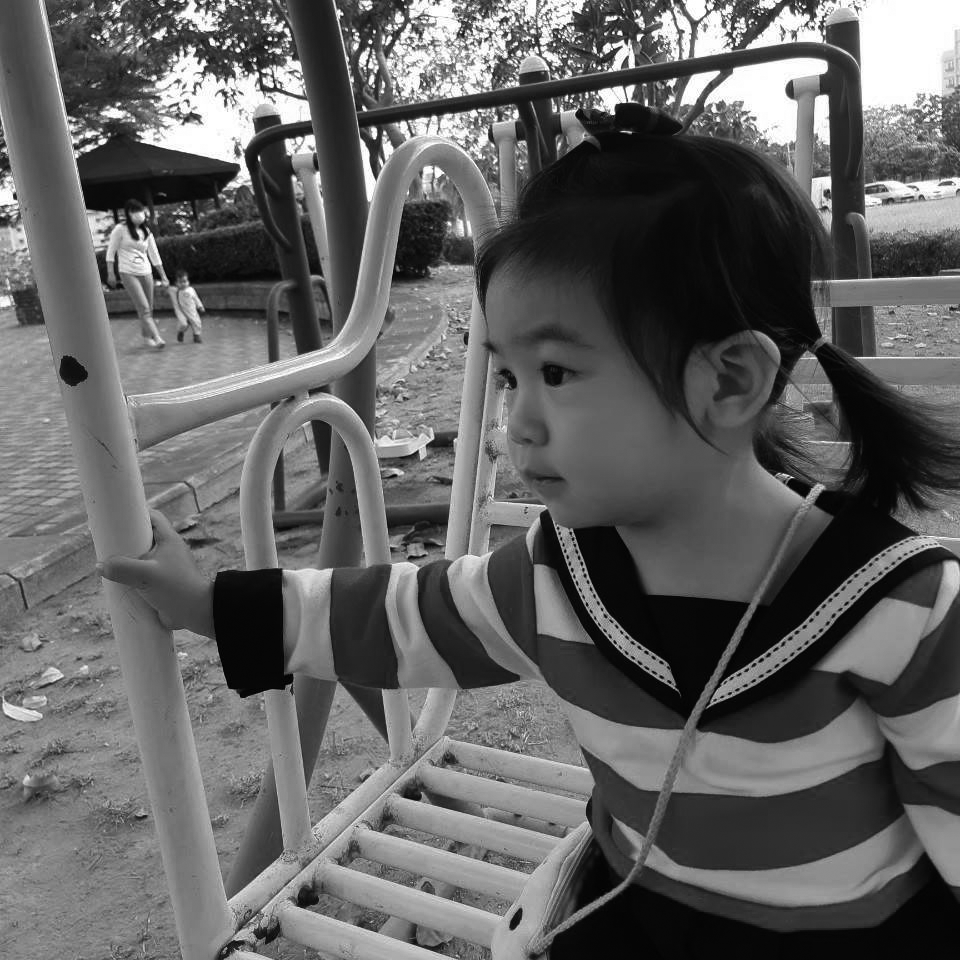
#> input picture Project5/Kid at playground.tif, 960 x 960 px
$ jupyter execute DIP.ipynb
#> lines starting #> are read from the running program, lines starting #| are printed output that depends on the picture
[cell 1]
import cv2 as cv
import matplotlib.pyplot as plt
from PIL import Image
import numpy as np
from google.colab.patches import cv2_imshow
from scipy import ndimage

[cell 2]
def save_picture(filename, source):
  image = Image.fromarray(np.uint8(source))
  image.save('./'+filename, dpi=(200, 200))

[cell 3]
#readfile and perform gaussian blur
img = cv.imread('Kid at playground.tif', cv.IMREAD_GRAYSCALE)
#> img is the input picture: shape (960, 960); min 0, max 255, mean 98.4
blur = cv.GaussianBlur(img, (29, 29), min(img.shape[0], img.shape[1] * 0.005))
cv2_imshow(img)
cv2_imshow(blur)
print(img.shape[1] * 0.005)
#| 4.8

[cell 4]
#Sobel gradient
gx = cv.Sobel(np.float32(blur), cv.CV_32F, 1, 0, 3)
gy = cv.Sobel(np.float32(blur), cv.CV_32F, 0, 1, 3)

G = cv.addWeighted(np.abs(gx), 0.5, np.abs(gy),0.5,0)
G = G / G.max() * 255

theta = np.rad2deg(np.arctan2(gy, gx))

cv2_imshow(G)
cv2_imshow((theta + 180) * 255 / 360)

save_picture('Gradient_Magnitude.png', G)
save_picture('Gradient_Angle.png', (theta + 180) * 255 / 360)

[cell 5]
#perform nonmaxima suppression

size = G.shape
#> size = (960, 960)
gN = np.zeros(size)
theta[theta < 0] += 180
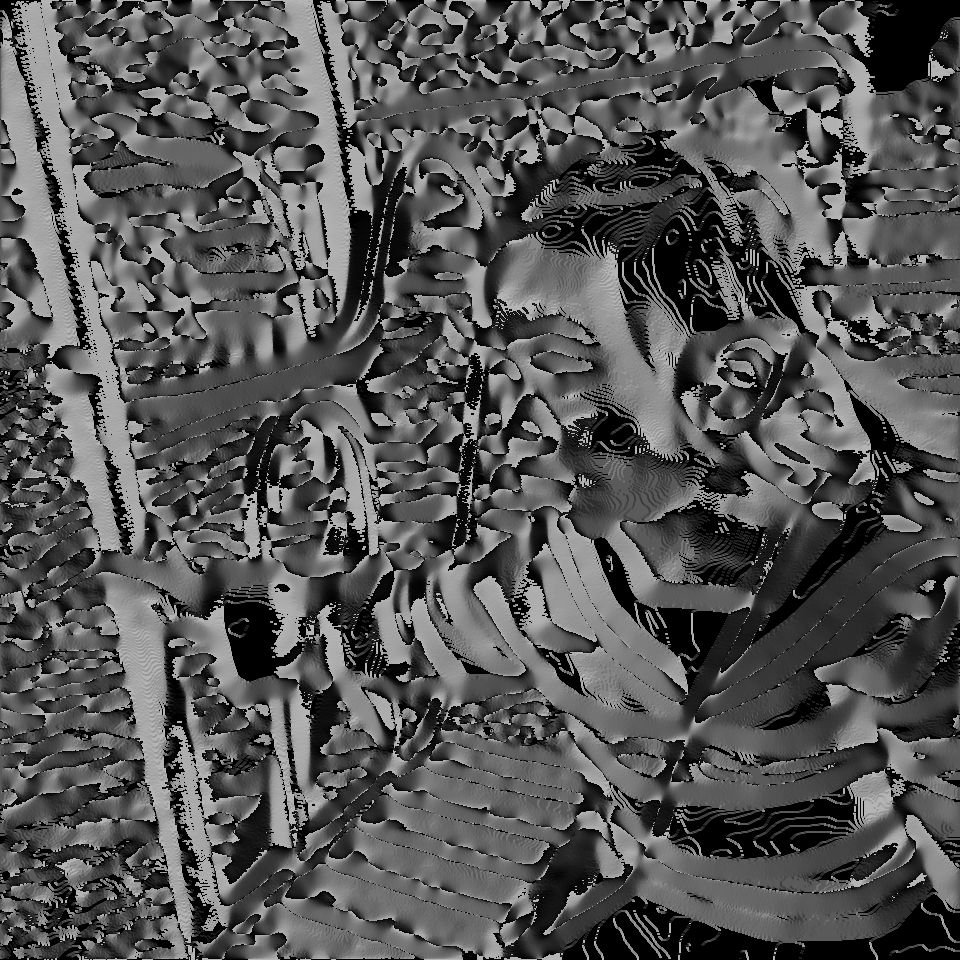
#> theta: shape (960, 960) float32; min 0, max 180, mean 85.4

for i in range(1, size[0] - 1):
    for j in range(1, size[1] - 1):

        # d1 : horizontal edge
        if (0 <= theta[i, j] < 22.5) or (157.5 <= theta[i, j] <= 180):
            temp = max(G[i, j - 1], G[i, j + 1])

        # d2 : -45 deg edge
        elif (22.5 <= theta[i, j] < 67.5):
            temp = max(G[i - 1, j - 1], G[i + 1, j + 1])

        # d3 :  vertical edge
        elif (67.5 <= theta[i, j] < 112.5):
            temp = max(G[i - 1, j], G[i + 1, j])

        # d4 : +45 deg edge
        else:
            temp = max(G[i + 1, j - 1], G[i - 1, j + 1])

        if G[i, j] >= temp:
            gN[i, j] = G[i, j]
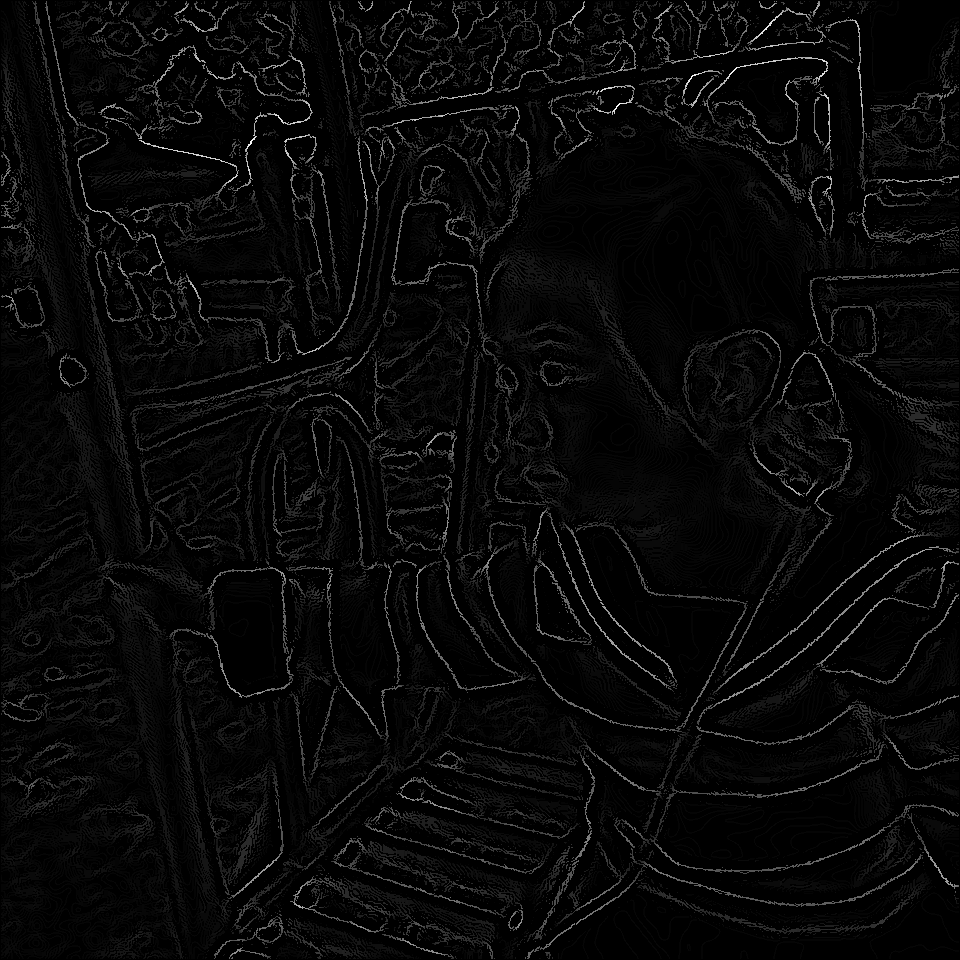
#> gN: shape (960, 960) float64; min 0, max 255, mean 8.6

gN = np.multiply(gN, 255.0 / gN.max())
cv2_imshow(gN)
save_picture('Non-MaximaSuppressedImage.png', gN)

[cell 6]
#get weak and strong
gN = gN / 255
size = gN.shape
gNL = np.zeros(size)
gNH = np.zeros(size)

TL = 0.04
TH = 0.1

strong_x, strong_y = np.where(gN >= TH)
weak_index = np.zeros(size)

for i in range(size[0]):
    for j in range(size[1]):
        if gN[i,j] >= TH:
            gNH[i,j] = gN[i,j]

        if (TL <= gN[i,j]) and (gN[i,j] < TH):
            gNL[i,j] = gN[i,j]
            weak_index[i, j] = 1
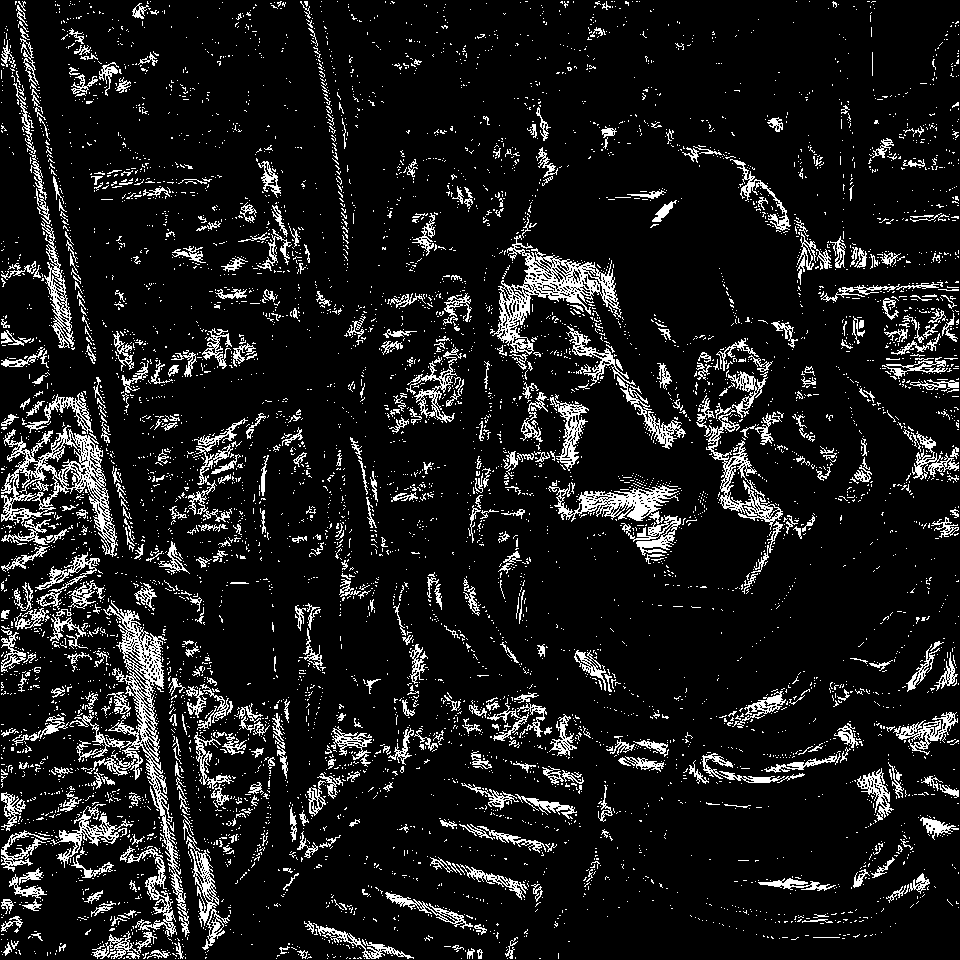
#> weak_index: shape (960, 960) float64; values 0 (black) and 1 (white), 10.4% white in thin lines or dots

gNL = np.multiply(gNL, 255.0 / gNL.max())
gNH = np.multiply(gNH, 255.0 / gNH.max())

cv2_imshow(gNL)
cv2_imshow(gNH)
save_picture('gNL.png', gNL)
save_picture('gNH.png', gNH)

[cell 7]
#perform hysterisis thresholding
size = gN.shape
e = np.zeros(size)

while(len(strong_x) and len(strong_y) > 0):
    a = strong_x[0]
    b = strong_y[0]
    strong_x = np.delete(strong_x, 0)
    strong_y = np.delete(strong_y, 0)
    e[a, b] = 1

    for i in range(-1,2):
        for j in range(-1, 2):
            if i == 0 and j == 0:
                continue
            else:
                new_a = a + i
                new_b = b + j
                if((new_a >= 0 & new_a < size[0] & new_b >= 0 & new_b < size[1]) and (weak_index[new_a, new_b] == 1)):
                    e[new_a, new_b] = 1
#> this loop made 95588 passes
#> b on passes 1 to 3: 32, 35, 46
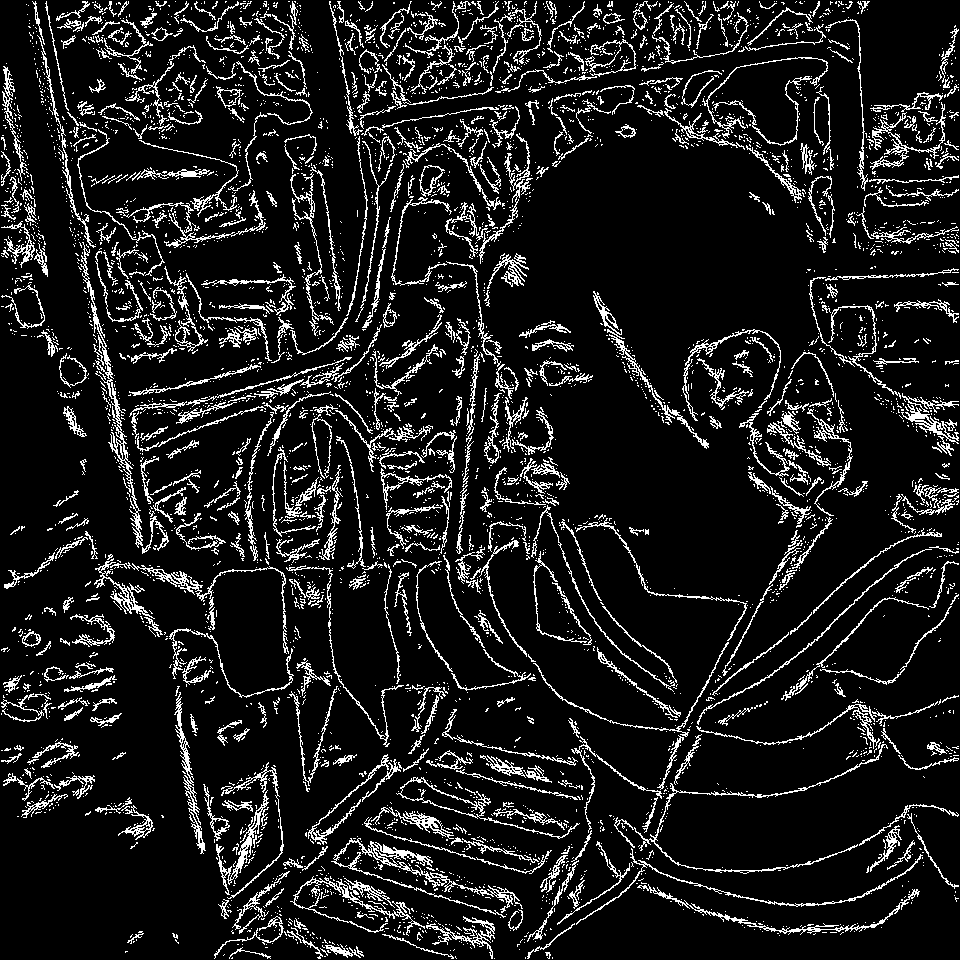
#> e: shape (960, 960) float64; values 0 (black) and 1 (white), 10.9% white in thin lines or dots
#> after the loop, strong_x = empty array; strong_y = empty array

e = np.multiply(e, 255.0 / e.max())
#> e: shape (960, 960) float64; 10.9% white in thin lines or dots
cv2_imshow(e)
save_picture('e.png', e)
#> in save_picture (call 6), `image = Image.fromarray(np.uint8(source))`: image: PIL image 960x960 L; 10.9% white in thin lines or dots
